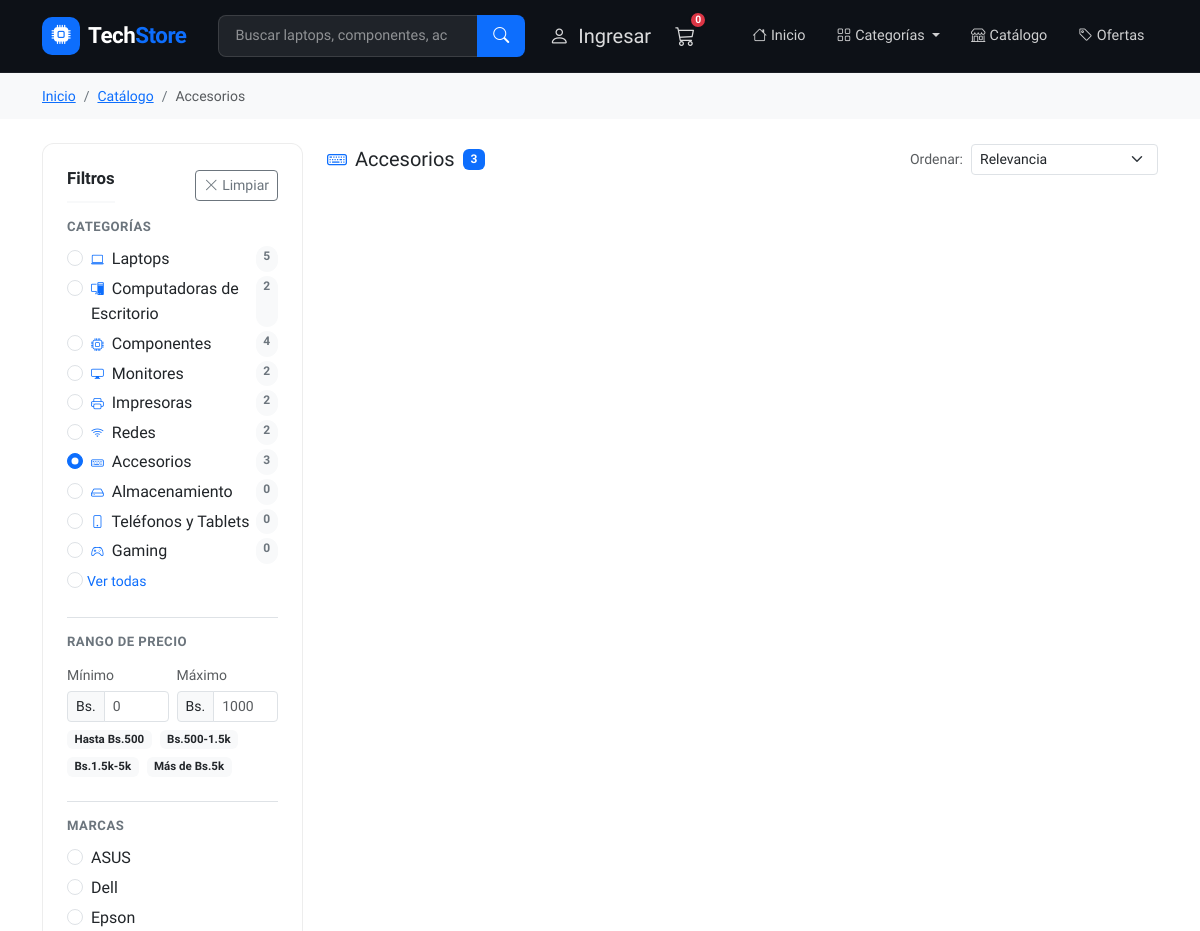
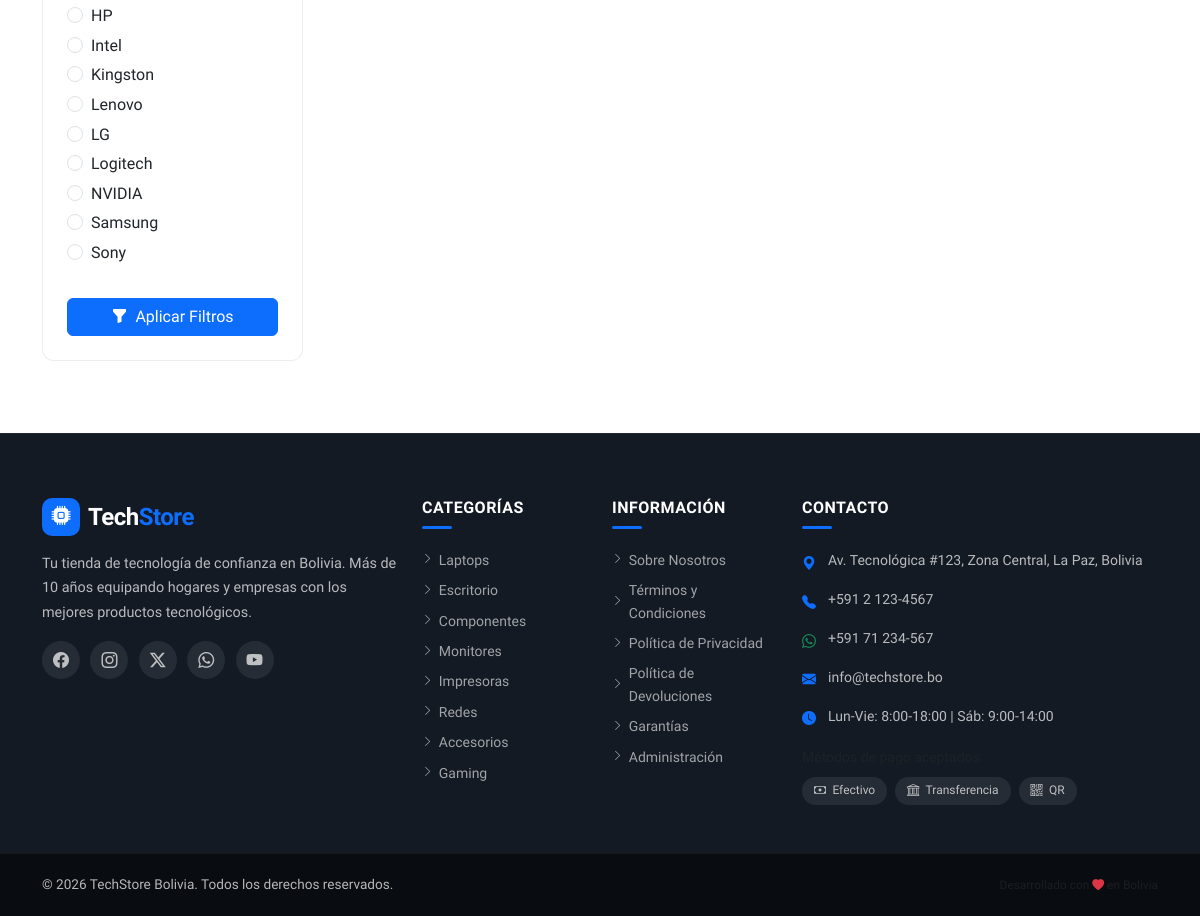
Page /categoria/accesorios on the committed database (2 pictures, top to bottom).
### tables this page shows
CREATE TABLE IF NOT EXISTS categorias (
  id INT UNSIGNED NOT NULL AUTO_INCREMENT,
  nombre VARCHAR(100) NOT NULL,
  slug VARCHAR(100) NOT NULL UNIQUE,
  descripcion TEXT DEFAULT NULL,
  icono VARCHAR(100) DEFAULT NULL,
  imagen VARCHAR(255) DEFAULT NULL,
  categoria_padre INT UNSIGNED DEFAULT NULL,
  activa TINYINT(1) NOT NULL DEFAULT 1,
  orden INT UNSIGNED DEFAULT 0,
  created_at TIMESTAMP DEFAULT CURRENT_TIMESTAMP,
  updated_at TIMESTAMP DEFAULT CURRENT_TIMESTAMP ON UPDATE CURRENT_TIMESTAMP,
  PRIMARY KEY (id),
  INDEX idx_slug (slug),
  INDEX idx_activa (activa),
  INDEX idx_padre (categoria_padre),
  CONSTRAINT fk_cat_padre FOREIGN KEY (categoria_padre) REFERENCES categorias(id) ON DELETE SET NULL ON UPDATE CASCADE
);

### views/catalog/catalogo.php (the view, shortened to what the rows shown need)
<?php
require BASE_PATH . '/views/partials/header.php';
$totalItems   = $resultado['total'];
?>
<div class="ts-breadcrumb">
    <div class="container">
        <nav aria-label="breadcrumb">
            <ol class="breadcrumb mb-0">
                <li class="breadcrumb-item"><a href="<?= BASE_URL ?>/" class="text-primary">Inicio</a></li>
                <?php if (!empty($categoria)): ?>
                <li class="breadcrumb-item"><a href="<?= BASE_URL ?>/catalogo" class="text-primary">Catálogo</a></li>
                <li class="breadcrumb-item active"><?= e($categoria['nombre']) ?></li>
                <?php elseif (!empty($filtros['busqueda'])): ?>
                <li class="breadcrumb-item"><a href="<?= BASE_URL ?>/catalogo" class="text-primary">Catálogo</a></li>
                <li class="breadcrumb-item active">Búsqueda: "<?= e($filtros['busqueda']) ?>"</li>
                <?php else: ?>
                <li class="breadcrumb-item active">Catálogo</li>
                <?php endif; ?>
            </ol>
        </nav>
    </div>
</div>
<div class="container py-4">
    <div class="row g-4">
        <div class="col-lg-3">
            <div class="ts-filter-card" id="filtrosPanel">
                <form action="<?= BASE_URL ?>/catalogo" method="GET" id="filtrosForm">
                    <div class="ts-filter-section">
                        <?php foreach ($categorias as $cat): ?>
                        <div class="form-check mb-1">
                            <input class="form-check-input" type="radio" name="categoria"
                                   id="cat_<?= $cat['id'] ?>" value="<?= $cat['id'] ?>"
                                   <?= (isset($filtros['categoria']) && (int)$filtros['categoria'] === (int)$cat['id']) ? 'checked' : '' ?>
                                   onchange="this.form.submit()">
                            <label class="form-check-label d-flex justify-content-between" for="cat_<?= $cat['id'] ?>">
                                <span>
                                    <i class="bi <?= e($cat['icono'] ?? 'bi-tag') ?> me-1 text-primary" style="font-size:.8rem;"></i>
                                    <?= e($cat['nombre']) ?>
                                </span>
                                <span class="badge bg-light text-secondary rounded-pill"><?= (int)$cat['total_productos'] ?></span>
                            </label>
                        </div>
                        <?php endforeach; ?>
                    </div>
                </form>
            </div>
        </div>
        <div class="col-lg-9">
            <div class="d-flex justify-content-between align-items-center mb-3 flex-wrap gap-2">
                <div>
                    <?php if (!empty($filtros['busqueda'])): ?>
                    <h1 class="h5 mb-0">
                        Resultados para "<strong><?= e($filtros['busqueda']) ?></strong>"
                        <span class="text-muted fs-6">(<?= $totalItems ?> productos)</span>
                    </h1>
                    <?php elseif (!empty($categoria)): ?>
                    <div class="d-flex align-items-center gap-2">
                        <i class="bi <?= e($categoria['icono'] ?? 'bi-tag') ?> text-primary fs-5"></i>
                        <h1 class="h5 mb-0"><?= e($categoria['nombre']) ?></h1>
                        <span class="badge bg-primary"><?= $totalItems ?></span>
                    </div>
                    <?php else: ?>
                    <h1 class="h5 mb-0">Catálogo de Productos
                        <span class="text-muted fs-6">(<?= $totalItems ?> productos)</span>
                    </h1>
                    <?php endif; ?>
                </div>
            </div>
        </div>
    </div>
</div>
<?php require BASE_PATH . '/views/partials/footer.php'; ?>

### rows in the picture
categorias: nombre "Accesorios", categoria "☑ Accesorios 3", total_productos "3"
categorias: categoria "☐ Laptops 5", nombre "Laptops", total_productos "5"
categorias: categoria "☐ Computadoras de Escritorio 2", nombre "Computadoras de Escritorio", total_productos "2"
categorias: categoria "☐ Componentes 4", nombre "Componentes", total_productos "4"
categorias: categoria "☐ Monitores 2", nombre "Monitores", total_productos "2"
categorias: categoria "☐ Impresoras 2", nombre "Impresoras", total_productos "2"
categorias: categoria "☐ Redes 2", nombre "Redes", total_productos "2"
categorias: categoria "☐ Almacenamiento 0", nombre "Almacenamiento", total_productos "0"
categorias: categoria "☐ Teléfonos y Tablets 0", nombre "Teléfonos y Tablets", total_productos "0"
categorias: categoria "☐ Gaming 0", nombre "Gaming", total_productos "0"

### other values in the picture
$r[2] "Hasta Bs.500"
$r[2] "Bs.500-1.5k"
$r[2] "Bs.1.5k-5k"
$r[2] "Más de Bs.5k"
$m['marca'] "ASUS"
$m['marca'] "Dell"
$m['marca'] "Epson"
$m['marca'] "HP"
$m['marca'] "Intel"
$m['marca'] "Kingston"
$m['marca'] "Lenovo"
$m['marca'] "LG"
$m['marca'] "Logitech"
$m['marca'] "NVIDIA"
$m['marca'] "Samsung"
